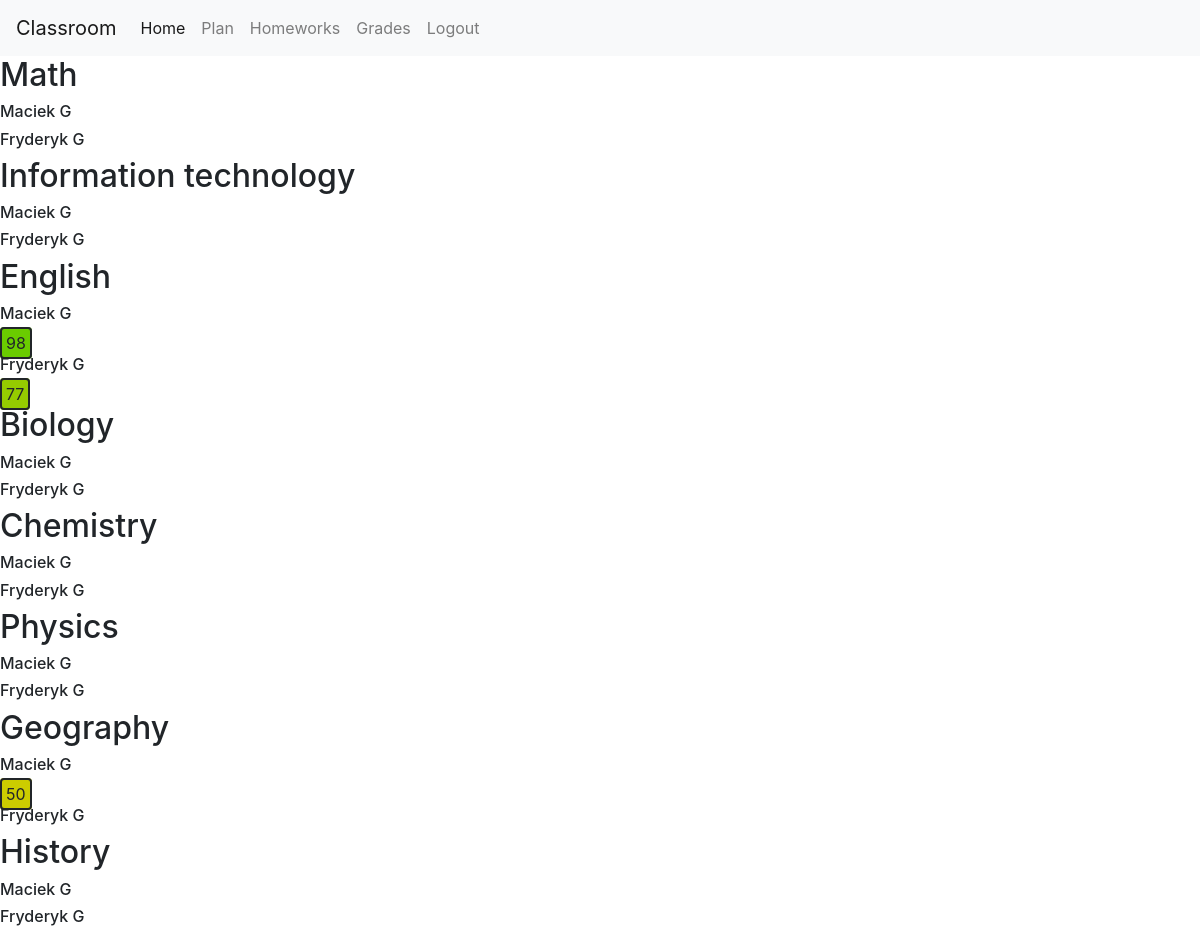
/grades (signed in), run on an earlier commit of the app's database.
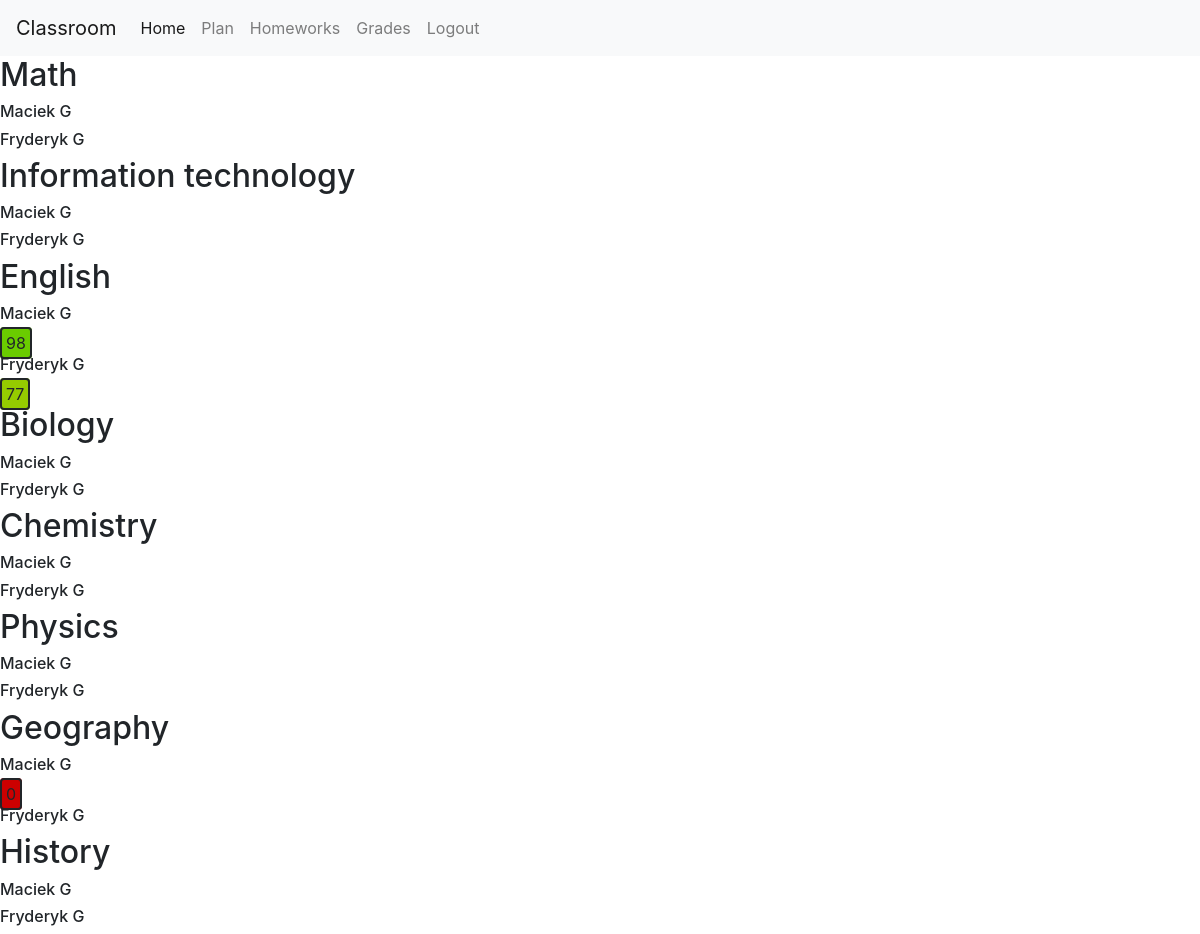
And on a later commit of the database.
### classroom/models.py (models this page shows)
class Grade(models.Model):
    submission = models.ForeignKey(homework_submission, on_delete=models.CASCADE, related_name="grade")
    grade = models.IntegerField()
    feedback = models.CharField(max_length=1000)
    teacher = models.ForeignKey(User, on_delete=models.CASCADE, related_name="students_grades")

### classroom/views.py (the view)
# urls.py: path("grades", views.grade_view, name="grade"),
def grade_view(request):
    user = request.user
    if user.type == "SU":
        submissions = user.my_submissions.all()
        averages = []
        for subject in SUBJECT_CHOICES:
            subject_name = subject[1]
            sum = 0
            amount = 0
            for submission in submissions:
                if subject_name == submission.homework.get_subject_display():
                    for grade in submission.grade.all():
                        sum+=grade.grade
                        amount+=1
            if amount == 0:
                averages.append((subject_name, 0))
            else:
                averages.append((subject_name, round(sum / amount, 2)))
        return render(request, "classroom/su_grade.html",{
            "submissions": submissions,
            "subjects": averages
        })
    else:
        grades = user.students_grades.all()
        students = set()
        for grade in grades:
            students.add(grade.submission.student)
        students_list=list(students)
        return render(request, "classroom/st_grade.html",{
            "grades": grades,
            "students":students_list,
            "subjects": SUBJECT_CHOICES
        })

### classroom/templates/classroom/st_grade.html (shortened to what this page needs)
{% extends "classroom/layout.html" %}
{% load static %}
{%block body%}
    {%for subject in subjects%}
        <h2>{{subject.1}}</h2>
        {%for student in students%}
            <h6>{{student.first_name}} {{student.last_name}}</h6>
            {% for grade in grades %}
                {% if grade.submission.student == student%}
                    {% if grade.submission.homework.subject == subject.0 %}
                        <div class="grade" data-score="{{grade.grade}}">{{grade.grade}}</div>
                    {%endif%}
                {%endif%}
            {%endfor%}
        {%endfor%}
    {%endfor%}
{%endblock%}

What changed in the data, as far as the page shows it:
changed Grade (number 3 of 3 on the later page): grade "50" → "0"
